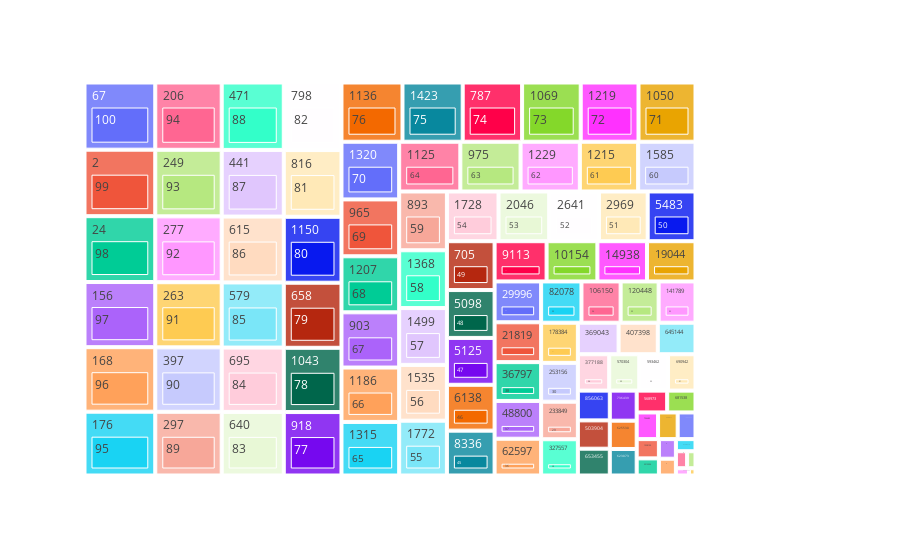

Write notebook code for a chart like this one.
### Code cell
fig = px.treemap(df1,path=['Number_location_with%', 'Percentage'], values='Percentage')#, color='Number_location_with%')
fig.update_layout(height=900, margin_r=200)

# fig.update_layout(margin = dict(t=100, l=50, r=5, b=25))
fig.show()

### Figure 1 — Plotly figure (JSON) as saved in the notebook; plotly's stock layout.template omitted (floating-point values rounded to 4 significant figures; data arrays with more than 128 entries replaced by an {"elided": "..."} marker saying what was removed)
{"data": [{"branchvalues": "total", "domain": {"x": [0, 1], "y": [0, 1]}, "hovertemplate": "labels=%{label}<br>Percentage=%{value}<br>parent=%{parent}<br>id=%{id}<extra></extra>", "ids": {"elided": "202 str values"}, "labels": {"elided": "202 str values"}, "name": "", "parents": {"elided": "202 str values"}, "type": "treemap", "values": {"elided": "202 int values"}}], "layout": {"autosize": true, "legend": {"tracegroupgap": 0}, "margin": {"r": 200, "t": 60}}}
